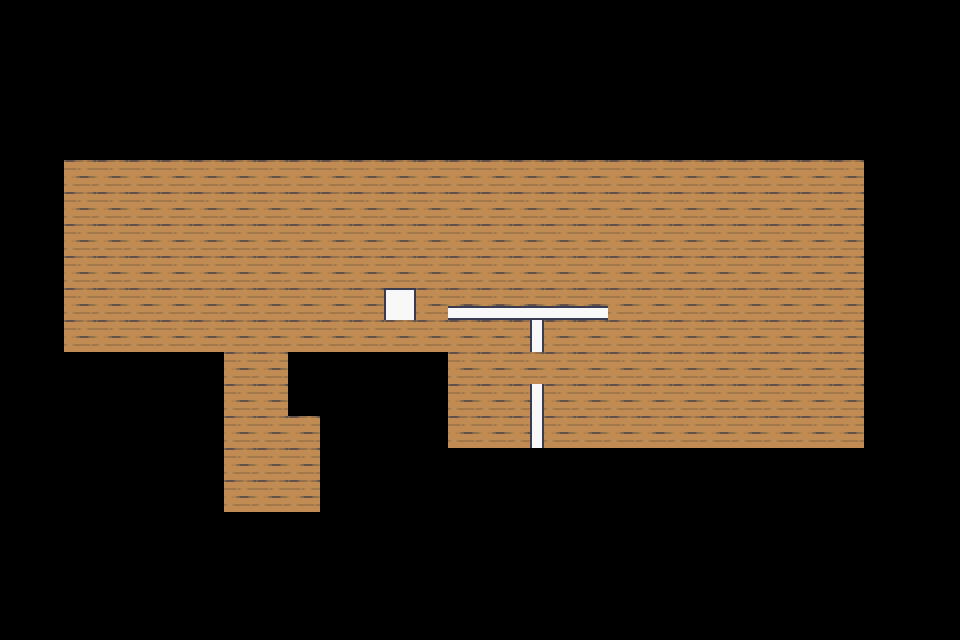

This is a level from a 2D game, rendered from its Tiled map with the project's own tilesets. A one-line summary and the complete map file follow:
An orthogonal 30x20 tile map with 32x32 px tiles, 2 tile layers (Floor, Walls).

<map version="1.10" tiledversion="1.11.0" orientation="orthogonal" renderorder="right-down" width="30" height="20" tilewidth="32" tileheight="32" infinite="0" nextlayerid="3" nextobjectid="1">
 <tileset firstgid="1" source="Room_Builder_free_32x32.tsx" />
 <layer id="1" name="Floor" width="30" height="20">
  <data encoding="csv">
0,0,0,0,0,0,0,0,0,0,0,0,0,0,0,0,0,0,0,0,0,0,0,0,0,0,0,0,0,0,
0,0,0,0,0,0,0,0,0,0,0,0,0,0,0,0,0,0,0,0,0,0,0,0,0,0,0,0,0,0,
0,0,0,0,0,0,0,0,0,0,0,0,0,0,0,0,0,0,0,0,0,0,0,0,0,0,0,0,0,0,
0,0,0,0,0,0,0,0,0,0,0,0,0,0,0,0,0,0,0,0,0,0,0,0,0,0,0,0,0,0,
0,0,0,0,0,0,0,0,0,0,0,0,0,0,0,0,0,0,0,0,0,0,0,0,0,0,0,0,0,0,
0,0,2684354753,2684354753,2684354753,2684354753,2684354753,2684354753,2684354753,2684354753,2684354753,2684354753,2684354753,2684354753,2684354753,2684354753,2684354753,2684354753,2684354753,2684354753,2684354753,2684354753,2684354753,2684354753,2684354753,2684354753,2684354753,0,0,0,
0,0,2684354753,2684354753,2684354753,2684354753,2684354753,2684354753,2684354753,2684354753,2684354753,2684354753,2684354753,2684354753,2684354753,2684354753,2684354753,2684354753,2684354753,2684354753,2684354753,2684354753,2684354753,2684354753,2684354753,2684354753,2684354753,0,0,0,
0,0,2684354753,2684354753,2684354753,2684354753,2684354753,2684354753,2684354753,2684354753,2684354753,2684354753,2684354753,2684354753,2684354753,2684354753,2684354753,2684354753,2684354753,2684354753,2684354753,2684354753,2684354753,2684354753,2684354753,2684354753,2684354753,0,0,0,
0,0,2684354753,2684354753,2684354753,2684354753,2684354753,2684354753,2684354753,2684354753,2684354753,2684354753,2684354753,2684354753,2684354753,2684354753,2684354753,2684354753,2684354753,2684354753,2684354753,2684354753,2684354753,2684354753,2684354753,2684354753,2684354753,0,0,0,
0,0,2684354753,2684354753,2684354753,2684354753,2684354753,2684354753,2684354753,2684354753,2684354753,2684354753,2684354753,2684354753,2684354753,2684354753,2684354753,2684354753,2684354753,2684354753,2684354753,2684354753,2684354753,2684354753,2684354753,2684354753,2684354753,0,0,0,
0,0,2684354753,2684354753,2684354753,2684354753,2684354753,2684354753,2684354753,2684354753,2684354753,2684354753,2684354753,2684354753,2684354753,2684354753,2684354753,2684354753,2684354753,2684354753,2684354753,2684354753,2684354753,2684354753,2684354753,2684354753,2684354753,0,0,0,
0,0,0,0,0,0,0,2684354753,2684354753,0,0,0,0,0,2684354753,2684354753,2684354753,2684354753,2684354753,2684354753,2684354753,2684354753,2684354753,2684354753,2684354753,2684354753,2684354753,0,0,0,
0,0,0,0,0,0,0,2684354753,2684354753,0,0,0,0,0,2684354753,2684354753,2684354753,2684354753,2684354753,2684354753,2684354753,2684354753,2684354753,2684354753,2684354753,2684354753,2684354753,0,0,0,
0,0,0,0,0,0,0,2684354753,2684354753,2684354753,0,0,0,0,2684354753,2684354753,2684354753,2684354753,2684354753,2684354753,2684354753,2684354753,2684354753,2684354753,2684354753,2684354753,2684354753,0,0,0,
0,0,0,0,0,0,0,2684354753,2684354753,2684354753,0,0,0,0,0,0,0,70,0,0,0,0,70,0,0,0,0,0,0,0,
0,0,0,0,0,0,0,2684354753,2684354753,2684354753,0,0,0,0,0,0,0,0,0,0,0,0,0,0,0,0,0,0,0,0,
0,0,0,0,0,0,0,71,71,71,0,0,0,0,0,0,0,0,0,0,0,0,0,0,0,0,0,0,0,0,
0,0,0,0,0,0,0,0,0,0,0,0,0,0,0,0,0,0,0,0,0,0,0,0,0,0,0,0,0,0,
0,0,0,0,0,0,0,0,0,0,0,0,0,0,0,0,0,0,0,0,0,0,0,0,0,0,0,0,0,0,
0,0,0,0,0,0,0,0,0,0,0,0,0,0,0,0,0,0,0,0,0,0,0,0,0,0,0,0,0,0
</data>
 </layer>
 <layer id="2" name="Walls" width="30" height="20">
  <data encoding="csv">
0,0,0,0,0,0,0,0,0,0,0,0,0,0,0,0,0,0,0,0,0,0,0,0,0,0,0,0,0,0,
0,0,0,0,0,0,0,0,0,0,0,0,0,0,0,0,0,0,0,0,0,0,0,0,0,0,0,0,0,0,
0,0,0,0,0,0,0,0,0,0,0,0,0,0,0,0,0,0,0,0,0,0,0,0,0,0,0,0,0,0,
0,0,0,0,0,0,0,0,0,0,0,0,0,0,0,0,0,0,0,0,0,0,0,0,0,0,0,0,0,0,
0,0,0,0,0,0,0,0,0,0,0,0,0,0,0,0,0,0,0,0,0,0,0,0,0,0,0,0,0,0,
0,0,0,0,0,0,0,0,0,0,0,0,0,0,0,0,0,0,0,0,0,0,0,0,0,0,0,0,0,0,
0,0,0,0,0,0,0,0,0,0,0,0,0,0,0,0,0,0,0,0,0,0,0,0,0,0,0,0,0,0,
0,0,0,0,0,0,0,0,0,0,0,0,0,0,0,0,0,0,0,0,0,0,0,0,0,0,0,0,0,0,
0,0,0,0,0,0,0,0,0,0,0,0,0,0,0,0,0,0,0,0,0,0,0,0,0,0,0,0,0,0,
0,0,0,0,0,0,0,0,0,0,0,0,34,0,2684354566,2684354566,2684354566,2684354566,2684354566,0,0,0,0,0,0,0,0,0,0,0,
0,0,0,0,0,0,0,0,0,0,0,0,0,0,0,0,6,0,0,0,0,0,0,0,0,0,0,0,0,0,
0,0,0,0,0,0,0,0,0,0,0,0,0,0,0,0,0,0,0,0,0,0,0,0,0,0,0,0,0,0,
0,0,0,0,0,0,0,0,0,0,0,0,0,0,0,0,6,0,0,0,0,0,0,0,0,0,0,0,0,0,
0,0,0,0,0,0,0,0,0,0,0,0,0,0,0,0,6,0,0,0,0,0,0,0,0,0,0,0,0,0,
0,0,0,0,0,0,0,0,0,0,0,0,0,0,0,0,0,0,0,0,0,0,0,0,0,0,0,0,0,0,
0,0,0,0,0,0,0,0,0,0,0,0,0,0,0,0,0,0,0,0,0,0,0,0,0,0,0,0,0,0,
0,0,0,0,0,0,0,0,0,0,0,0,0,0,0,0,0,0,0,0,0,0,0,0,0,0,0,0,0,0,
0,0,0,0,0,0,0,0,0,0,0,0,0,0,0,0,0,0,0,0,0,0,0,0,0,0,0,0,0,0,
0,0,0,0,0,0,0,0,0,0,0,0,0,0,0,0,0,0,0,0,0,0,0,0,0,0,0,0,0,0,
0,0,0,0,0,0,0,0,0,0,0,0,0,0,0,0,0,0,0,0,0,0,0,0,0,0,0,0,0,0
</data>
 </layer>
</map>
